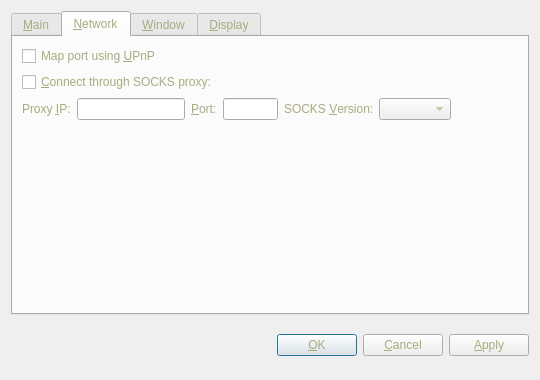
<?xml version="1.0" encoding="UTF-8"?>
<ui version="4.0">
 <class>OptionsDialog</class>
 <widget class="QDialog" name="OptionsDialog">
  <property name="geometry">
   <rect>
    <x>0</x>
    <y>0</y>
    <width>540</width>
    <height>380</height>
   </rect>
  </property>
  <property name="windowTitle">
   <string>Options</string>
  </property>
  <property name="styleSheet">
   <string notr="true">background-image: url(:/images/bkg2);
color: rgb(255, 249, 178);
color: rgb(170, 170, 127);</string>
  </property>
  <property name="modal">
   <bool>true</bool>
  </property>
  <layout class="QVBoxLayout" name="verticalLayout">
   <item>
    <widget class="QTabWidget" name="tabWidget">
     <property name="styleSheet">
      <string notr="true">background-image: url(:/images/bkg2);
color: rgb(255, 249, 178);
color: rgb(170, 170, 127);</string>
     </property>
     <property name="tabPosition">
      <enum>QTabWidget::North</enum>
     </property>
     <property name="currentIndex">
      <number>1</number>
     </property>
     <widget class="QWidget" name="tabMain">
      <attribute name="title">
       <string>&amp;Main</string>
      </attribute>
      <layout class="QVBoxLayout" name="verticalLayout_Main">
       <item>
        <widget class="QLabel" name="transactionFeeInfoLabel">
         <property name="text">
          <string>Optional transaction fee per kB that helps make sure your transactions are processed quickly. Most transactions are 1 kB.</string>
         </property>
         <property name="textFormat">
          <enum>Qt::PlainText</enum>
         </property>
         <property name="wordWrap">
          <bool>true</bool>
         </property>
        </widget>
       </item>
       <item>
        <layout class="QHBoxLayout" name="horizontalLayout_1_Main">
         <item>
          <widget class="QLabel" name="transactionFeeLabel">
           <property name="text">
            <string>Pay transaction &amp;fee</string>
           </property>
           <property name="textFormat">
            <enum>Qt::PlainText</enum>
           </property>
           <property name="buddy">
            <cstring>transactionFee</cstring>
           </property>
          </widget>
         </item>
         <item>
          <widget class="BitcoinAmountField" name="transactionFee"/>
         </item>
         <item>
          <spacer name="horizontalSpacer_1_Main">
           <property name="orientation">
            <enum>Qt::Horizontal</enum>
           </property>
           <property name="sizeHint" stdset="0">
            <size>
             <width>40</width>
             <height>20</height>
            </size>
           </property>
          </spacer>
         </item>
        </layout>
       </item>
       <item>
        <widget class="QCheckBox" name="bitcoinAtStartup">
         <property name="toolTip">
          <string>Automatically start Spartancoin after logging in to the system.</string>
         </property>
         <property name="text">
          <string>&amp;Start Spartancoin on system login</string>
         </property>
        </widget>
       </item>
       <item>
        <spacer name="verticalSpacer_Main">
         <property name="orientation">
          <enum>Qt::Vertical</enum>
         </property>
         <property name="sizeHint" stdset="0">
          <size>
           <width>20</width>
           <height>40</height>
          </size>
         </property>
        </spacer>
       </item>
       <item>
        <layout class="QHBoxLayout" name="horizontalLayout_2_Main">
         <item>
          <spacer name="horizontalSpacer_2_Main">
           <property name="orientation">
            <enum>Qt::Horizontal</enum>
           </property>
           <property name="sizeHint" stdset="0">
            <size>
             <width>40</width>
             <height>20</height>
            </size>
           </property>
          </spacer>
         </item>
         <item>
          <widget class="QPushButton" name="resetButton">
           <property name="toolTip">
            <string>Reset all client options to default.</string>
           </property>
           <property name="text">
            <string>&amp;Reset Options</string>
           </property>
           <property name="autoDefault">
            <bool>false</bool>
           </property>
          </widget>
         </item>
        </layout>
       </item>
      </layout>
     </widget>
     <widget class="QWidget" name="tabNetwork">
      <attribute name="title">
       <string>&amp;Network</string>
      </attribute>
      <layout class="QVBoxLayout" name="verticalLayout_Network">
       <item>
        <widget class="QCheckBox" name="mapPortUpnp">
         <property name="toolTip">
          <string>Automatically open the Spartancoin client port on the router. This only works when your router supports UPnP and it is enabled.</string>
         </property>
         <property name="text">
          <string>Map port using &amp;UPnP</string>
         </property>
        </widget>
       </item>
       <item>
        <widget class="QCheckBox" name="connectSocks">
         <property name="toolTip">
          <string>Connect to the Spartancoin network through a SOCKS proxy (e.g. when connecting through Tor).</string>
         </property>
         <property name="text">
          <string>&amp;Connect through SOCKS proxy:</string>
         </property>
        </widget>
       </item>
       <item>
        <layout class="QHBoxLayout" name="horizontalLayout_Network">
         <item>
          <widget class="QLabel" name="proxyIpLabel">
           <property name="text">
            <string>Proxy &amp;IP:</string>
           </property>
           <property name="textFormat">
            <enum>Qt::PlainText</enum>
           </property>
           <property name="buddy">
            <cstring>proxyIp</cstring>
           </property>
          </widget>
         </item>
         <item>
          <widget class="QValidatedLineEdit" name="proxyIp">
           <property name="maximumSize">
            <size>
             <width>140</width>
             <height>16777215</height>
            </size>
           </property>
           <property name="toolTip">
            <string>IP address of the proxy (e.g. 127.0.0.1)</string>
           </property>
          </widget>
         </item>
         <item>
          <widget class="QLabel" name="proxyPortLabel">
           <property name="text">
            <string>&amp;Port:</string>
           </property>
           <property name="textFormat">
            <enum>Qt::PlainText</enum>
           </property>
           <property name="buddy">
            <cstring>proxyPort</cstring>
           </property>
          </widget>
         </item>
         <item>
          <widget class="QLineEdit" name="proxyPort">
           <property name="maximumSize">
            <size>
             <width>55</width>
             <height>16777215</height>
            </size>
           </property>
           <property name="toolTip">
            <string>Port of the proxy (e.g. 9050)</string>
           </property>
          </widget>
         </item>
         <item>
          <widget class="QLabel" name="socksVersionLabel">
           <property name="text">
            <string>SOCKS &amp;Version:</string>
           </property>
           <property name="textFormat">
            <enum>Qt::PlainText</enum>
           </property>
           <property name="buddy">
            <cstring>socksVersion</cstring>
           </property>
          </widget>
         </item>
         <item>
          <widget class="QValueComboBox" name="socksVersion">
           <property name="toolTip">
            <string>SOCKS version of the proxy (e.g. 5)</string>
           </property>
          </widget>
         </item>
         <item>
          <spacer name="horizontalSpacer_Network">
           <property name="orientation">
            <enum>Qt::Horizontal</enum>
           </property>
           <property name="sizeHint" stdset="0">
            <size>
             <width>40</width>
             <height>20</height>
            </size>
           </property>
          </spacer>
         </item>
        </layout>
       </item>
       <item>
        <spacer name="verticalSpacer_Network">
         <property name="orientation">
          <enum>Qt::Vertical</enum>
         </property>
         <property name="sizeHint" stdset="0">
          <size>
           <width>20</width>
           <height>40</height>
          </size>
         </property>
        </spacer>
       </item>
      </layout>
     </widget>
     <widget class="QWidget" name="tabWindow">
      <attribute name="title">
       <string>&amp;Window</string>
      </attribute>
      <layout class="QVBoxLayout" name="verticalLayout_Window">
       <item>
        <widget class="QCheckBox" name="minimizeToTray">
         <property name="toolTip">
          <string>Show only a tray icon after minimizing the window.</string>
         </property>
         <property name="text">
          <string>&amp;Minimize to the tray instead of the taskbar</string>
         </property>
        </widget>
       </item>
       <item>
        <widget class="QCheckBox" name="minimizeOnClose">
         <property name="toolTip">
          <string>Minimize instead of exit the application when the window is closed. When this option is enabled, the application will be closed only after selecting Quit in the menu.</string>
         </property>
         <property name="text">
          <string>M&amp;inimize on close</string>
         </property>
        </widget>
       </item>
       <item>
        <spacer name="verticalSpacer_Window">
         <property name="orientation">
          <enum>Qt::Vertical</enum>
         </property>
         <property name="sizeHint" stdset="0">
          <size>
           <width>20</width>
           <height>40</height>
          </size>
         </property>
        </spacer>
       </item>
      </layout>
     </widget>
     <widget class="QWidget" name="tabDisplay">
      <attribute name="title">
       <string>&amp;Display</string>
      </attribute>
      <layout class="QVBoxLayout" name="verticalLayout_Display">
       <item>
        <layout class="QHBoxLayout" name="horizontalLayout_1_Display">
         <item>
          <widget class="QLabel" name="langLabel">
           <property name="text">
            <string>User Interface &amp;language:</string>
           </property>
           <property name="textFormat">
            <enum>Qt::PlainText</enum>
           </property>
           <property name="buddy">
            <cstring>lang</cstring>
           </property>
          </widget>
         </item>
         <item>
          <widget class="QValueComboBox" name="lang">
           <property name="toolTip">
            <string>The user interface language can be set here. This setting will take effect after restarting Spartancoin.</string>
           </property>
          </widget>
         </item>
        </layout>
       </item>
       <item>
        <layout class="QHBoxLayout" name="horizontalLayout_2_Display">
         <item>
          <widget class="QLabel" name="unitLabel">
           <property name="text">
            <string>&amp;Unit to show amounts in:</string>
           </property>
           <property name="textFormat">
            <enum>Qt::PlainText</enum>
           </property>
           <property name="buddy">
            <cstring>unit</cstring>
           </property>
          </widget>
         </item>
         <item>
          <widget class="QValueComboBox" name="unit">
           <property name="toolTip">
            <string>Choose the default subdivision unit to show in the interface and when sending coins.</string>
           </property>
          </widget>
         </item>
        </layout>
       </item>
       <item>
        <widget class="QCheckBox" name="displayAddresses">
         <property name="toolTip">
          <string>Whether to show Spartancoin addresses in the transaction list or not.</string>
         </property>
         <property name="text">
          <string>&amp;Display addresses in transaction list</string>
         </property>
        </widget>
       </item>
       <item>
        <widget class="QCheckBox" name="coinControlFeatures">
         <property name="toolTip">
          <string>Whether to show coin control features or not.</string>
         </property>
         <property name="text">
          <string>Display coin &amp;control features (experts only!)</string>
         </property>
        </widget>
       </item>
       <item>
        <spacer name="verticalSpacer_Display">
         <property name="orientation">
          <enum>Qt::Vertical</enum>
         </property>
         <property name="sizeHint" stdset="0">
          <size>
           <width>20</width>
           <height>40</height>
          </size>
         </property>
        </spacer>
       </item>
      </layout>
     </widget>
    </widget>
   </item>
   <item>
    <layout class="QHBoxLayout" name="horizontalLayout_Buttons">
     <item>
      <spacer name="horizontalSpacer_1">
       <property name="orientation">
        <enum>Qt::Horizontal</enum>
       </property>
       <property name="sizeHint" stdset="0">
        <size>
         <width>40</width>
         <height>48</height>
        </size>
       </property>
      </spacer>
     </item>
     <item>
      <widget class="QLabel" name="statusLabel">
       <property name="font">
        <font>
         <weight>75</weight>
         <bold>true</bold>
        </font>
       </property>
       <property name="text">
        <string/>
       </property>
       <property name="textFormat">
        <enum>Qt::PlainText</enum>
       </property>
       <property name="wordWrap">
        <bool>true</bool>
       </property>
      </widget>
     </item>
     <item>
      <spacer name="horizontalSpacer_2">
       <property name="orientation">
        <enum>Qt::Horizontal</enum>
       </property>
       <property name="sizeHint" stdset="0">
        <size>
         <width>40</width>
         <height>48</height>
        </size>
       </property>
      </spacer>
     </item>
     <item>
      <widget class="QPushButton" name="okButton">
       <property name="text">
        <string>&amp;OK</string>
       </property>
      </widget>
     </item>
     <item>
      <widget class="QPushButton" name="cancelButton">
       <property name="text">
        <string>&amp;Cancel</string>
       </property>
       <property name="autoDefault">
        <bool>false</bool>
       </property>
      </widget>
     </item>
     <item>
      <widget class="QPushButton" name="applyButton">
       <property name="text">
        <string>&amp;Apply</string>
       </property>
       <property name="autoDefault">
        <bool>false</bool>
       </property>
      </widget>
     </item>
    </layout>
   </item>
  </layout>
 </widget>
 <customwidgets>
  <customwidget>
   <class>BitcoinAmountField</class>
   <extends>QSpinBox</extends>
   <header>bitcoinamountfield.h</header>
   <container>1</container>
  </customwidget>
  <customwidget>
   <class>QValueComboBox</class>
   <extends>QComboBox</extends>
   <header>qvaluecombobox.h</header>
  </customwidget>
  <customwidget>
   <class>QValidatedLineEdit</class>
   <extends>QLineEdit</extends>
   <header>qvalidatedlineedit.h</header>
  </customwidget>
 </customwidgets>
 <resources/>
 <connections/>
</ui>
